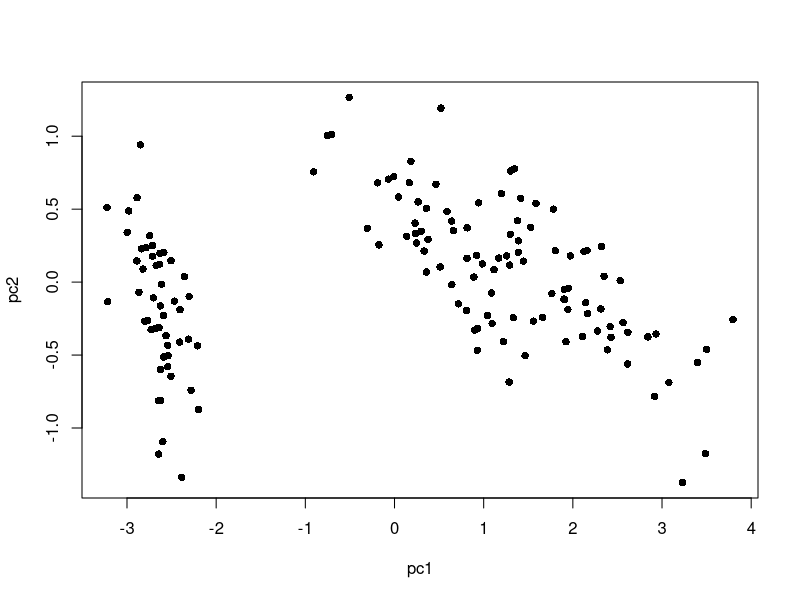
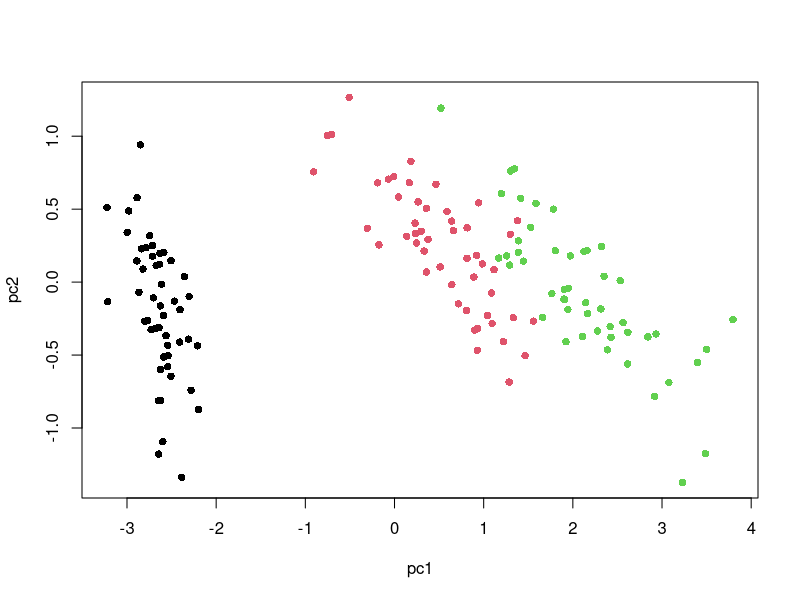

Source code (R) for these figures, in order:
## ---- chunk 1
data(iris)
head(iris)
## ---- chunk 2
# PCA tegemisel jätame viimase veeru Species välja
pca = prcomp(iris[, -5])

## ---- chunk 3
head(pca$x)
## ---- chunk 4
pc1 = pca$x[, 1]
pc2 = pca$x[, 2]
plot(pc1, pc2, pch=16)
## ---- chunk 5
plot(pc1, pc2, pch=16, col=as.numeric(iris$Species))
## ---- chunk 6
pca$rotation
## ---- chunk 7
# Kui suure osa varieeruvusest seletavad PC1, PC2?
summary(pca)
